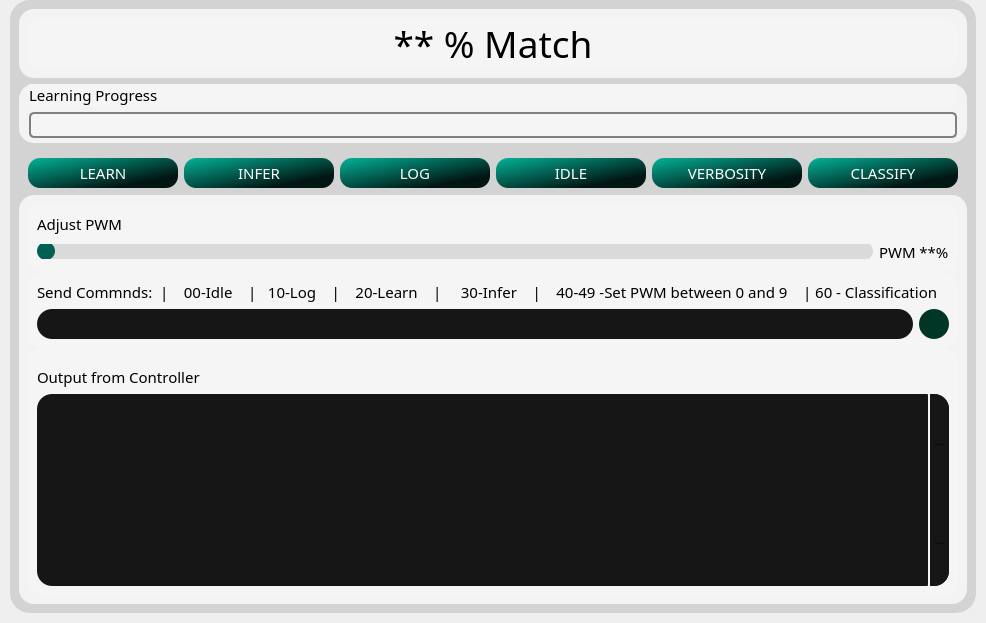
           <widget class="QWidget" name="HomePage">
            <layout class="QHBoxLayout" name="horizontalLayout_4">
             <property name="leftMargin">
              <number>10</number>
             </property>
             <property name="topMargin">
              <number>0</number>
             </property>
             <property name="rightMargin">
              <number>10</number>
             </property>
             <property name="bottomMargin">
              <number>10</number>
             </property>
             <item>
              <widget class="QFrame" name="homepageframe">
               <property name="styleSheet">
                <string notr="true">border-radius:20px;
background-color: rgb(211, 211, 211);
color: rgb(0, 0, 0);</string>
               </property>
               <property name="frameShape">
                <enum>QFrame::StyledPanel</enum>
               </property>
               <property name="frameShadow">
                <enum>QFrame::Raised</enum>
               </property>
               <layout class="QVBoxLayout" name="verticalLayout_4">
                <item>
                 <widget class="QFrame" name="frame_5">
                  <property name="maximumSize">
                   <size>
                    <width>16777215</width>
                    <height>100</height>
                   </size>
                  </property>
                  <property name="styleSheet">
                   <string notr="true">border:0px solid;
border-radius:15px;
background-color: rgba(245, 245, 245, 245);</string>
                  </property>
                  <property name="frameShape">
                   <enum>QFrame::StyledPanel</enum>
                  </property>
                  <property name="frameShadow">
                   <enum>QFrame::Raised</enum>
                  </property>
                  <layout class="QVBoxLayout" name="verticalLayout_2">
                   <item>
                    <widget class="QLabel" name="similarityLabel">
                     <property name="maximumSize">
                      <size>
                       <width>16777215</width>
                       <height>100</height>
                      </size>
                     </property>
                     <property name="font">
                      <font>
                       <family>Ubuntu Medium</family>
                       <pointsize>28</pointsize>
                      </font>
                     </property>
                     <property name="text">
                      <string>&lt;html&gt;&lt;head/&gt;&lt;body&gt;&lt;p align=&quot;center&quot;&gt;** % Match&lt;/p&gt;&lt;/body&gt;&lt;/html&gt;</string>
                     </property>
                     <property name="alignment">
                      <set>Qt::AlignCenter</set>
                     </property>
                    </widget>
                   </item>
                  </layout>
                 </widget>
                </item>
                <item>
                 <widget class="QFrame" name="frame_2">
                  <property name="maximumSize">
                   <size>
                    <width>16777215</width>
                    <height>100</height>
                   </size>
                  </property>
                  <property name="styleSheet">
                   <string notr="true">border:0px solid;
border-radius:15px;
background-color: rgba(245, 245, 245, 245);</string>
                  </property>
                  <property name="frameShape">
                   <enum>QFrame::StyledPanel</enum>
                  </property>
                  <property name="frameShadow">
                   <enum>QFrame::Raised</enum>
                  </property>
                  <layout class="QVBoxLayout" name="verticalLayout_3">
                   <property name="leftMargin">
                    <number>10</number>
                   </property>
                   <property name="topMargin">
                    <number>0</number>
                   </property>
                   <property name="rightMargin">
                    <number>10</number>
                   </property>
                   <property name="bottomMargin">
                    <number>5</number>
                   </property>
                   <item>
                    <widget class="QFrame" name="frame_4">
                     <property name="maximumSize">
                      <size>
                       <width>16777215</width>
                       <height>30</height>
                      </size>
                     </property>
                     <property name="frameShape">
                      <enum>QFrame::StyledPanel</enum>
                     </property>
                     <property name="frameShadow">
                      <enum>QFrame::Raised</enum>
                     </property>
                     <layout class="QHBoxLayout" name="horizontalLayout_5">
                      <property name="leftMargin">
                       <number>0</number>
                      </property>
                      <property name="topMargin">
                       <number>0</number>
                      </property>
                      <property name="rightMargin">
                       <number>0</number>
                      </property>
                      <property name="bottomMargin">
                       <number>0</number>
                      </property>
                      <item>
                       <widget class="QLabel" name="label_3">
                        <property name="font">
                         <font>
                          <family>Ubuntu Light</family>
                          <pointsize>11</pointsize>
                         </font>
                        </property>
                        <property name="text">
                         <string>Learning Progress</string>
                        </property>
                       </widget>
                      </item>
                      <item>
                       <spacer name="horizontalSpacer">
                        <property name="orientation">
                         <enum>Qt::Horizontal</enum>
                        </property>
                        <property name="sizeHint" stdset="0">
                         <size>
                          <width>570</width>
                          <height>20</height>
                         </size>
                        </property>
                       </spacer>
                      </item>
                     </layout>
                    </widget>
                   </item>
                   <item>
                    <widget class="QProgressBar" name="progressBar">
                     <property name="styleSheet">
                      <string notr="true">QProgressBar {
    border: 2px solid grey;
    border-radius: 5px;
}
QProgressBar::chunk {
    background-color: rgb(1, 34, 29);
	width: 20px;
	border-radius: 5px;
	margin:0.5px;
}

</string>
                     </property>
                     <property name="value">
                      <number>0</number>
                     </property>
                     <property name="alignment">
                      <set>Qt::AlignCenter</set>
                     </property>
                     <property name="textVisible">
                      <bool>false</bool>
                     </property>
                    </widget>
                   </item>
                  </layout>
                 </widget>
                </item>
                <item>
                 <widget class="QFrame" name="frame_10">
                  <property name="maximumSize">
                   <size>
                    <width>16777215</width>
                    <height>40</height>
                   </size>
                  </property>
                  <property name="frameShape">
                   <enum>QFrame::StyledPanel</enum>
                  </property>
                  <property name="frameShadow">
                   <enum>QFrame::Raised</enum>
                  </property>
                  <layout class="QHBoxLayout" name="horizontalLayout_3">
                   <item>
                    <widget class="QToolButton" name="learnCmdBtn">
                     <property name="minimumSize">
                      <size>
                       <width>150</width>
                       <height>30</height>
                      </size>
                     </property>
                     <property name="font">
                      <font>
                       <family>Ubuntu Light</family>
                       <pointsize>11</pointsize>
                      </font>
                     </property>
                     <property name="toolTip">
                      <string>Learning state</string>
                     </property>
                     <property name="styleSheet">
                      <string notr="true">background-color: qlineargradient(spread:pad, x1:0.042, y1:0.0397727, x2:0.949, y2:0.971591, stop:0 rgba(4, 170, 145, 255), stop:0.812207 rgba(1, 21, 18, 255));
color: rgb(255, 255, 255);
border-radius:12px;</string>
                     </property>
                     <property name="text">
                      <string>LEARN</string>
                     </property>
                    </widget>
                   </item>
                   <item>
                    <widget class="QToolButton" name="inferCmdBtn">
                     <property name="minimumSize">
                      <size>
                       <width>150</width>
                       <height>30</height>
                      </size>
                     </property>
                     <property name="font">
                      <font>
                       <family>Ubuntu Light</family>
                       <pointsize>11</pointsize>
                      </font>
                     </property>
                     <property name="toolTip">
                      <string>Inference state</string>
                     </property>
                     <property name="styleSheet">
                      <string notr="true">background-color: qlineargradient(spread:pad, x1:0.042, y1:0.0397727, x2:0.949, y2:0.971591, stop:0 rgba(4, 170, 145, 255), stop:0.812207 rgba(1, 21, 18, 255));
color: rgb(255, 255, 255);
border-radius:12px;</string>
                     </property>
                     <property name="text">
                      <string>INFER</string>
                     </property>
                    </widget>
                   </item>
                   <item>
                    <widget class="QToolButton" name="logCmdBtn">
                     <property name="minimumSize">
                      <size>
                       <width>150</width>
                       <height>30</height>
                      </size>
                     </property>
                     <property name="font">
                      <font>
                       <family>Ubuntu Light</family>
                       <pointsize>11</pointsize>
                      </font>
                     </property>
                     <property name="toolTip">
                      <string>Set to Log state</string>
                     </property>
                     <property name="styleSheet">
                      <string notr="true">background-color: qlineargradient(spread:pad, x1:0.042, y1:0.0397727, x2:0.949, y2:0.971591, stop:0 rgba(4, 170, 145, 255), stop:0.812207 rgba(1, 21, 18, 255));
color: rgb(255, 255, 255);
border-radius:12px;</string>
                     </property>
                     <property name="text">
                      <string>LOG</string>
                     </property>
                    </widget>
                   </item>
                   <item>
                    <widget class="QToolButton" name="idleCmdBtn">
                     <property name="minimumSize">
                      <size>
                       <width>150</width>
                       <height>30</height>
                      </size>
                     </property>
                     <property name="font">
                      <font>
                       <family>Ubuntu Light</family>
                       <pointsize>11</pointsize>
                      </font>
                     </property>
                     <property name="toolTip">
                      <string>Send MCU to idle state</string>
                     </property>
                     <property name="styleSheet">
                      <string notr="true">background-color: qlineargradient(spread:pad, x1:0.042, y1:0.0397727, x2:0.949, y2:0.971591, stop:0 rgba(4, 170, 145, 255), stop:0.812207 rgba(1, 21, 18, 255));
color: rgb(255, 255, 255);
border-radius:12px;</string>
                     </property>
                     <property name="text">
                      <string>IDLE</string>
                     </property>
                    </widget>
                   </item>
                   <item>
                    <widget class="QToolButton" name="verbosityCmdBtn">
                     <property name="minimumSize">
                      <size>
                       <width>150</width>
                       <height>30</height>
                      </size>
                     </property>
                     <property name="font">
                      <font>
                       <family>Ubuntu Light</family>
                       <pointsize>11</pointsize>
                      </font>
                     </property>
                     <property name="toolTip">
                      <string>Toggle verbosity</string>
                     </property>
                     <property name="styleSheet">
                      <string notr="true">background-color: qlineargradient(spread:pad, x1:0.042, y1:0.0397727, x2:0.949, y2:0.971591, stop:0 rgba(4, 170, 145, 255), stop:0.812207 rgba(1, 21, 18, 255));
color: rgb(255, 255, 255);
border-radius:12px;</string>
                     </property>
                     <property name="text">
                      <string>VERBOSITY</string>
                     </property>
                    </widget>
                   </item>
                   <item>
                    <widget class="QToolButton" name="classificationBtn">
                     <property name="minimumSize">
                      <size>
                       <width>150</width>
                       <height>30</height>
                      </size>
                     </property>
                     <property name="font">
                      <font>
                       <family>Ubuntu Light</family>
                       <pointsize>11</pointsize>
                      </font>
                     </property>
                     <property name="toolTip">
                      <string>Toggle verbosity</string>
                     </property>
                     <property name="styleSheet">
                      <string notr="true">background-color: qlineargradient(spread:pad, x1:0.042, y1:0.0397727, x2:0.949, y2:0.971591, stop:0 rgba(4, 170, 145, 255), stop:0.812207 rgba(1, 21, 18, 255));
color: rgb(255, 255, 255);
border-radius:12px;</string>
                     </property>
                     <property name="text">
                      <string>CLASSIFY</string>
                     </property>
                    </widget>
                   </item>
                  </layout>
                 </widget>
                </item>
                <item>
                 <widget class="QFrame" name="frame_6">
                  <property name="styleSheet">
                   <string notr="true">border:0px solid;
border-radius:15px;
background-color: rgba(245, 245, 245, 245);</string>
                  </property>
                  <property name="frameShape">
                   <enum>QFrame::StyledPanel</enum>
                  </property>
                  <property name="frameShadow">
                   <enum>QFrame::Raised</enum>
                  </property>
                  <layout class="QVBoxLayout" name="verticalLayout_16">
                   <property name="spacing">
                    <number>0</number>
                   </property>
                   <item>
                    <widget class="QFrame" name="frame_7">
                     <property name="frameShape">
                      <enum>QFrame::StyledPanel</enum>
                     </property>
                     <property name="frameShadow">
                      <enum>QFrame::Raised</enum>
                     </property>
                     <layout class="QVBoxLayout" name="verticalLayout_14">
                      <item>
                       <widget class="QLabel" name="label_13">
                        <property name="font">
                         <font>
                          <family>Ubuntu Light</family>
                          <pointsize>11</pointsize>
                         </font>
                        </property>
                        <property name="text">
                         <string>Adjust PWM</string>
                        </property>
                       </widget>
                      </item>
                      <item>
                       <layout class="QHBoxLayout" name="horizontalLayout_9">
                        <item>
                         <widget class="QSlider" name="horizontalSlider">
                          <property name="styleSheet">
                           <string notr="true">QSlider::groove:horizontal {
    border-radius: 9px;
    height: 18px;
	margin: 0px;
	background-color: rgb(218, 218, 218);
}
QSlider::groove:horizontal:hover {
	background-color: rgb(194, 194, 194);
}
QSlider::handle:horizontal {
    background-color: rgb(2, 95, 84);
    border: none;
    height: 18px;
    width: 18px;
    margin: 0px;
	border-radius: 9px;
}
QSlider::handle:horizontal:hover {
    background-color: rgb(2, 95, 84);
}
QSlider::handle:horizontal:pressed {
    background-color: rgb(0, 44, 41);
}</string>
                          </property>
                          <property name="maximum">
                           <number>9</number>
                          </property>
                          <property name="pageStep">
                           <number>10</number>
                          </property>
                          <property name="orientation">
                           <enum>Qt::Horizontal</enum>
                          </property>
                          <property name="tickPosition">
                           <enum>QSlider::NoTicks</enum>
                          </property>
                          <property name="tickInterval">
                           <number>1</number>
                          </property>
                         </widget>
                        </item>
                        <item>
                         <widget class="QLabel" name="pwmLabel">
                          <property name="font">
                           <font>
                            <family>Ubuntu Light</family>
                            <pointsize>11</pointsize>
                           </font>
                          </property>
                          <property name="text">
                           <string>PWM **%</string>
                          </property>
                         </widget>
                        </item>
                       </layout>
                      </item>
                     </layout>
                    </widget>
                   </item>
                   <item>
                    <widget class="QGroupBox" name="groupBox_8">
                     <layout class="QVBoxLayout" name="verticalLayout_15">
                      <item>
                       <widget class="QLabel" name="label_14">
                        <property name="font">
                         <font>
                          <family>Ubuntu Light</family>
                          <pointsize>11</pointsize>
                         </font>
                        </property>
                        <property name="text">
                         <string>Send Commnds:  |    00-Idle    |   10-Log    |    20-Learn    |     30-Infer    |    40-49 -Set PWM between 0 and 9    | 60 - Classification</string>
                        </property>
                       </widget>
                      </item>
                      <item>
                       <layout class="QHBoxLayout" name="horizontalLayout_6">
                        <item>
                         <widget class="QLineEdit" name="lineEdit">
                          <property name="minimumSize">
                           <size>
                            <width>0</width>
                            <height>30</height>
                           </size>
                          </property>
                          <property name="styleSheet">
                           <string notr="true">background-color: rgb(22, 22, 22);
color: rgb(241, 222, 8);
border-radius:15px;
font: 10pt &quot;Terminal&quot;;</string>
                          </property>
                         </widget>
                        </item>
                        <item>
                         <widget class="QToolButton" name="sendCmdBtn">
                          <property name="minimumSize">
                           <size>
                            <width>30</width>
                            <height>30</height>
                           </size>
                          </property>
                          <property name="maximumSize">
                           <size>
                            <width>30</width>
                            <height>30</height>
                           </size>
                          </property>
                          <property name="toolTip">
                           <string>Send command</string>
                          </property>
                          <property name="styleSheet">
                           <string notr="true">background-color: rgb(1, 53, 38);</string>
                          </property>
                          <property name="text">
                           <string/>
                          </property>
                          <property name="icon">
                           <iconset resource="icons.qrc">
                            <normaloff>:/16x16/email.png</normaloff>:/16x16/email.png</iconset>
                          </property>
                          <property name="shortcut">
                           <string>Return</string>
                          </property>
                         </widget>
                        </item>
                       </layout>
                      </item>
                     </layout>
                    </widget>
                   </item>
                   <item>
                    <widget class="QFrame" name="frame_17">
                     <property name="frameShape">
                      <enum>QFrame::StyledPanel</enum>
                     </property>
                     <property name="frameShadow">
                      <enum>QFrame::Raised</enum>
                     </property>
                     <layout class="QVBoxLayout" name="verticalLayout_8">
                      <item>
                       <widget class="QFrame" name="frame_16">
                        <property name="frameShape">
                         <enum>QFrame::StyledPanel</enum>
                        </property>
                        <property name="frameShadow">
                         <enum>QFrame::Raised</enum>
                        </property>
                        <layout class="QHBoxLayout" name="horizontalLayout_32">
                         <property name="leftMargin">
                          <number>0</number>
                         </property>
                         <property name="bottomMargin">
                          <number>0</number>
                         </property>
                         <item>
                          <widget class="QLabel" name="label_20">
                           <property name="font">
                            <font>
                             <family>Ubuntu Light</family>
                             <pointsize>11</pointsize>
                            </font>
                           </property>
                           <property name="text">
                            <string>Output from Controller</string>
                           </property>
                          </widget>
                         </item>
                        </layout>
                       </widget>
                      </item>
                      <item>
                       <layout class="QHBoxLayout" name="horizontalLayout_12">
                        <property name="spacing">
                         <number>2</number>
                        </property>
                        <item>
                         <widget class="QPlainTextEdit" name="plainTextEdit">
                          <property name="font">
                           <font>
                            <family>Consolas</family>
                            <pointsize>12</pointsize>
                            <italic>false</italic>
                            <bold>false</bold>
                           </font>
                          </property>
                          <property name="styleSheet">
                           <string notr="true">border-radius:1px;
background-color: rgb(22, 22, 22);

border-top-left-radius:15px;
border-bottom-left-radius:15px;
font: 12pt &quot;Consolas&quot;;
color: rgb(253, 255, 111);</string>
                          </property>
                          <property name="undoRedoEnabled">
                           <bool>false</bool>
                          </property>
                          <property name="readOnly">
                           <bool>true</bool>
                          </property>
                          <property name="cursorWidth">
                           <number>5</number>
                          </property>
                         </widget>
                        </item>
                        <item>
                         <widget class="QFrame" name="frame_9">
                          <property name="styleSheet">
                           <string notr="true">border-radius:1px;
border-top-right-radius:15px;
border-bottom-right-radius:15px;
border:0px solid;
background-color: rgb(22, 22, 22);</string>
                          </property>
                          <property name="frameShape">
                           <enum>QFrame::StyledPanel</enum>
                          </property>
                          <property name="frameShadow">
                           <enum>QFrame::Raised</enum>
                          </property>
                          <layout class="QVBoxLayout" name="verticalLayout_5">
                           <property name="leftMargin">
                            <number>0</number>
                           </property>
                           <property name="topMargin">
                            <number>0</number>
                           </property>
                           <property name="rightMargin">
                            <number>0</number>
                           </property>
                           <property name="bottomMargin">
                            <number>0</number>
                           </property>
                           <item>
                            <widget class="QToolButton" name="clearOutputBtn">
                             <property name="sizePolicy">
                              <sizepolicy hsizetype="Fixed" vsizetype="Expanding">
                               <horstretch>0</horstretch>
                               <verstretch>0</verstretch>
                              </sizepolicy>
                             </property>
                             <property name="styleSheet">
                              <string notr="true">QToolButton:hover{
	background-color: rgb(134, 134, 134);
}
QToolButton{
border-radius:1px;
border-top-right-radius:15px;

border:0px solid;
background-color: rgb(22, 22, 22);
}</string>
                             </property>
                             <property name="text">
                              <string>...</string>
                             </property>
                             <property name="icon">
                              <iconset resource="icons.qrc">
                               <normaloff>:/16x16/archeology.png</normaloff>:/16x16/archeology.png</iconset>
                             </property>
                            </widget>
                           </item>
                           <item>
                            <widget class="QToolButton" name="disableOutputBtn">
                             <property name="sizePolicy">
                              <sizepolicy hsizetype="Fixed" vsizetype="Expanding">
                               <horstretch>0</horstretch>
                               <verstretch>0</verstretch>
                              </sizepolicy>
                             </property>
                             <property name="styleSheet">
                              <string notr="true">QToolButton:hover{
	background-color: rgb(134, 134, 134);
}
QToolButton{
border-radius:1px;
border-bottom-right-radius:15px;

border:0px solid;
background-color: rgb(22, 22, 22);
}</string>
                             </property>
                             <property name="text">
                              <string>...</string>
                             </property>
                             <property name="icon">
                              <iconset resource="icons.qrc">
                               <normaloff>:/16x16/cil-power-standby.png</normaloff>:/16x16/cil-power-standby.png</iconset>
                             </property>
                            </widget>
                           </item>
                          </layout>
                         </widget>
                        </item>
                       </layout>
                      </item>
                     </layout>
                    </widget>
                   </item>
                  </layout>
                 </widget>
                </item>
               </layout>
              </widget>
             </item>
            </layout>
           </widget>
